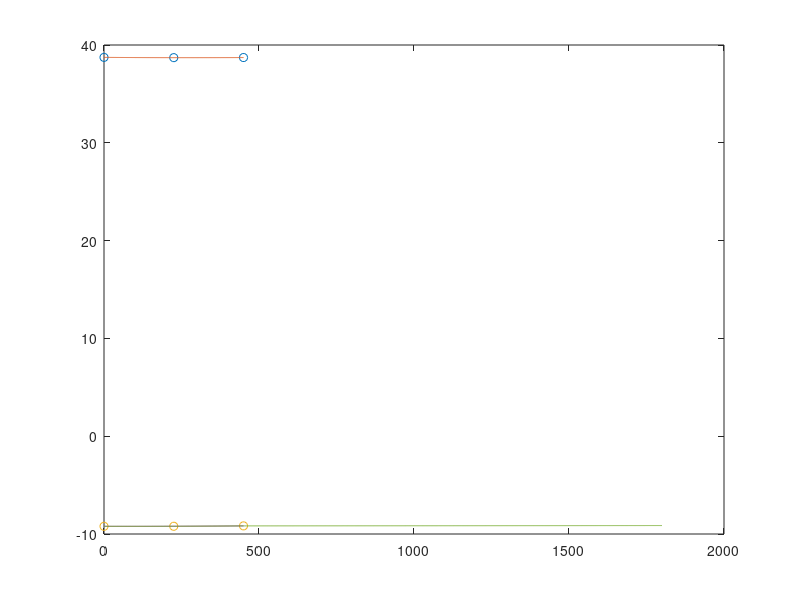
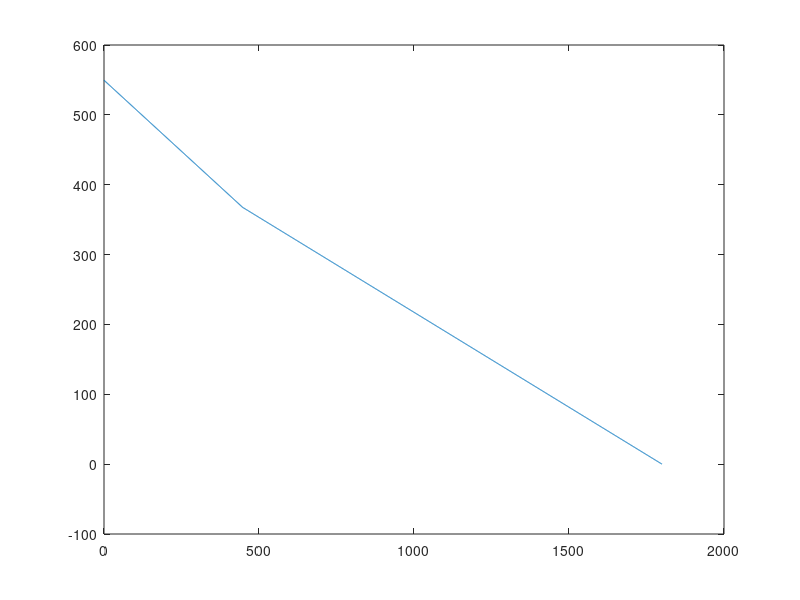
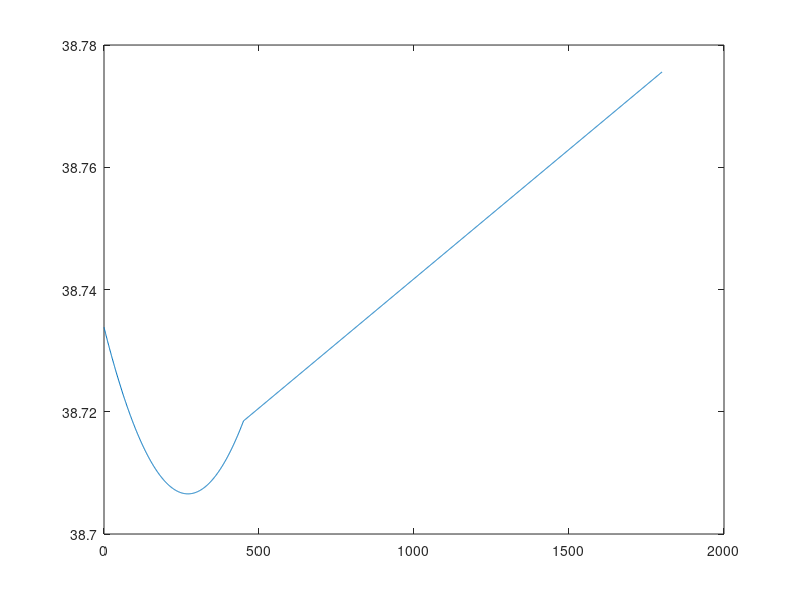
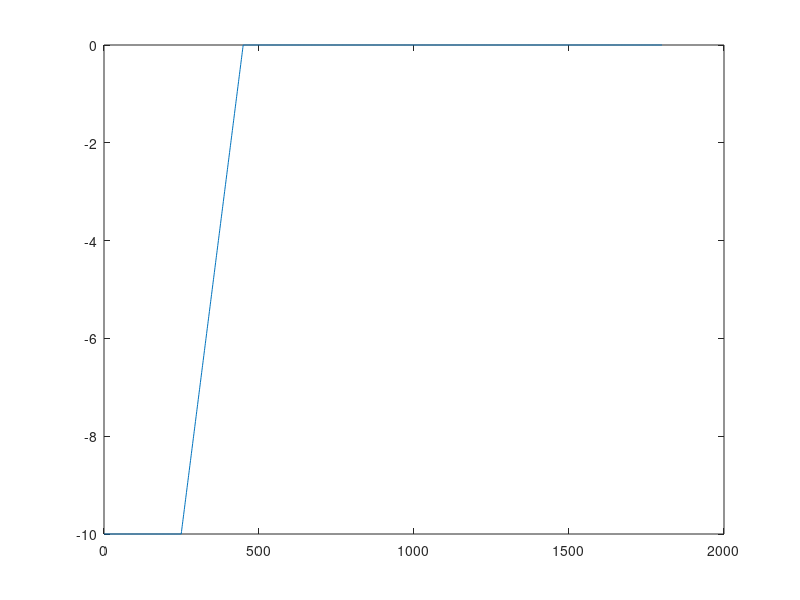

MATLAB code for these plots, in order:
lon_start = 38.733817;
lat_start = -9.214631;
alt_start = 550;

lon_md = 38.707348;
lat_md =  -9.209038;
alt_md = 480;

lon_7 = 38.7185;
lat_7 = -9.169229;
alt_7 = tan(3*pi/180)*7000;
close all

x = [0  225 450];
y = [lon_start  lon_md lon_7];
p = polyfit(x,y,2)
x1 = 0:450;
y1 = polyval(p, x1);
plot(x,y,'o',x1,y1);
hold on;

x = [0  225 450];
y = [lat_start  lat_md lat_7];
p = polyfit(x,y,2)
x2 = 0:450;
y2 = polyval(p, x1);
plot(x,y,'o',x2,y2);
hold on;

lon_aero = 38.77559;
lat_aero = -9.13536;
alt_aero = 0;

len_data = 1800;
len_md = 250;
len_7 = 450;

lon = 0:len_data;
lat = 0:len_data;
alt = 0:len_data;
x = 0:len_data;
dist = 0:len_data;

pitch = 0:len_data;
roll = 0:len_data;
yaw = 0:len_data;

for k = 1:len_data+1
    if (k <= len_7)
        lon(k) = y1(k);
        lat(k) = y2(k);
        alt(k) = alt_start+(alt_7-alt_start)/(len_7)*k;
        
        pitch(k) = 8;
        roll(k) = -10;
        yaw(k) = 25+120-120*k/450;
        
        if k > 250
            roll(k) =  -10 + 10*(k-250)/200 ;
        end
        if k > 300
            pitch(k) =  8 - 3*(k-300)/150 ;
        end
    else
        lon(k) = lon_7+(lon_aero-lon_7)/(len_data-len_7)*(k-len_7-1);
        lat(k) = lat_7+(lat_aero-lat_7)/(len_data-len_7)*(k-len_7-1);
        alt(k) = alt_7+(alt_aero-alt_7)/(len_data-len_7)*(k-len_7-1);
        
         pitch(k) = 5;
         roll(k) = 0;
         yaw(k) = 25;
    end
    
   

    fi1 = lat(k)*pi/180;
    fi2 = lat_aero*pi/180;
    delta_fi = (lat_aero-lat(k))*pi/180;
    delta_lambda = (lon_aero-lon(k))*pi/180;
    a = sin(delta_fi/2)*sin(delta_fi/2)+cos(fi1)*cos(fi2)*sin(delta_lambda/2)*sin(delta_lambda/2);
    c = 2*atan(sqrt(a)/sqrt(1-a));
    dist(k) = 6371*c;
end
close all;
plot(x, lat);
figure();
plot(x, alt);
figure();
plot(x, lon);
figure();
plot(x, roll);
figure();
plot(x, pitch)
figure();
plot(x, yaw)

A = [lon;lat;alt;pitch;roll;yaw];
fileID = fopen('C:\Users\paulo\Dropbox\SAInt\ILS\client_dummy\three_deg_circ_approach.txt','w');
fprintf(fileID,'%f;%f;%f;%f;%f;%f\r\n',A);
fclose(fileID);




